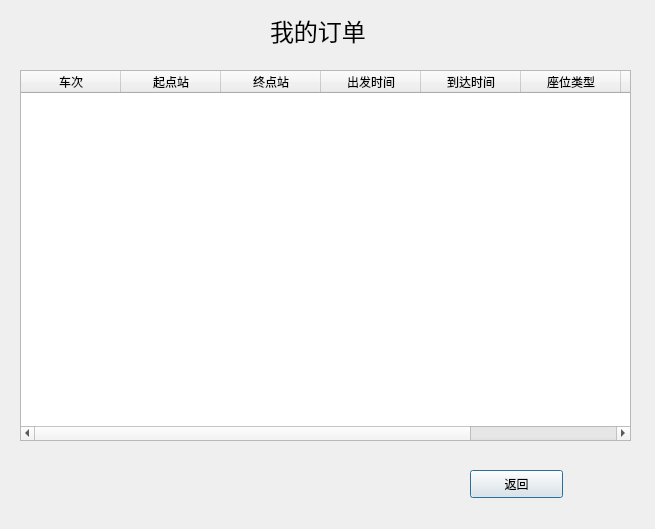
<?xml version="1.0" encoding="UTF-8"?>
<ui version="4.0">
 <class>Order</class>
 <widget class="QDialog" name="Order">
  <property name="geometry">
   <rect>
    <x>0</x>
    <y>0</y>
    <width>655</width>
    <height>529</height>
   </rect>
  </property>
  <property name="windowTitle">
   <string>Dialog</string>
  </property>
  <widget class="QLabel" name="label_3">
   <property name="geometry">
    <rect>
     <x>270</x>
     <y>10</y>
     <width>121</width>
     <height>41</height>
    </rect>
   </property>
   <property name="font">
    <font>
     <family>等线</family>
     <pointsize>18</pointsize>
    </font>
   </property>
   <property name="text">
    <string>我的订单</string>
   </property>
  </widget>
  <widget class="QTableWidget" name="tableWidget">
   <property name="geometry">
    <rect>
     <x>20</x>
     <y>70</y>
     <width>611</width>
     <height>371</height>
    </rect>
   </property>
   <property name="layoutDirection">
    <enum>Qt::LeftToRight</enum>
   </property>
   <property name="editTriggers">
    <set>QAbstractItemView::NoEditTriggers</set>
   </property>
   <column>
    <property name="text">
     <string>车次</string>
    </property>
   </column>
   <column>
    <property name="text">
     <string>起点站</string>
    </property>
   </column>
   <column>
    <property name="text">
     <string>终点站</string>
    </property>
   </column>
   <column>
    <property name="text">
     <string>出发时间</string>
    </property>
   </column>
   <column>
    <property name="text">
     <string>到达时间</string>
    </property>
   </column>
   <column>
    <property name="text">
     <string>座位类型</string>
    </property>
   </column>
   <column>
    <property name="text">
     <string>数量</string>
    </property>
   </column>
   <column>
    <property name="text">
     <string>金额</string>
    </property>
   </column>
  </widget>
  <widget class="QPushButton" name="pushButton">
   <property name="geometry">
    <rect>
     <x>470</x>
     <y>470</y>
     <width>93</width>
     <height>28</height>
    </rect>
   </property>
   <property name="text">
    <string>返回</string>
   </property>
  </widget>
 </widget>
 <resources/>
 <connections/>
</ui>
